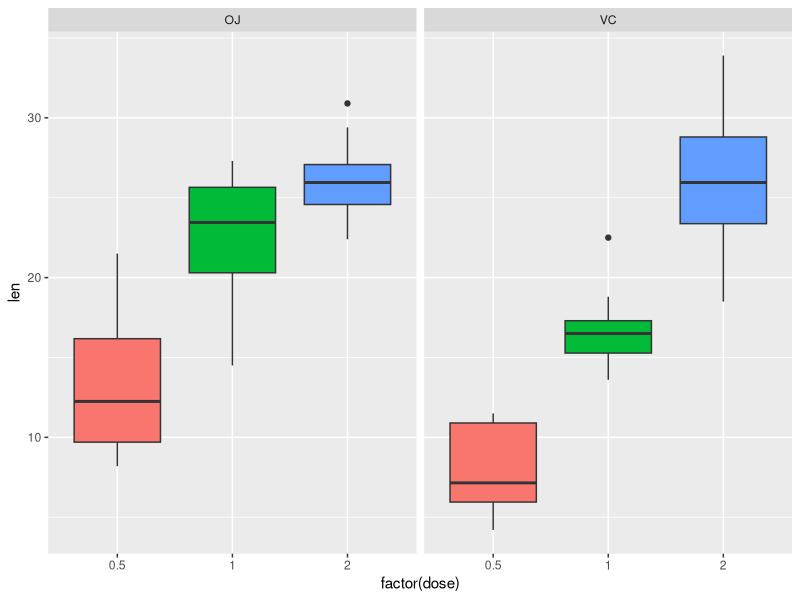
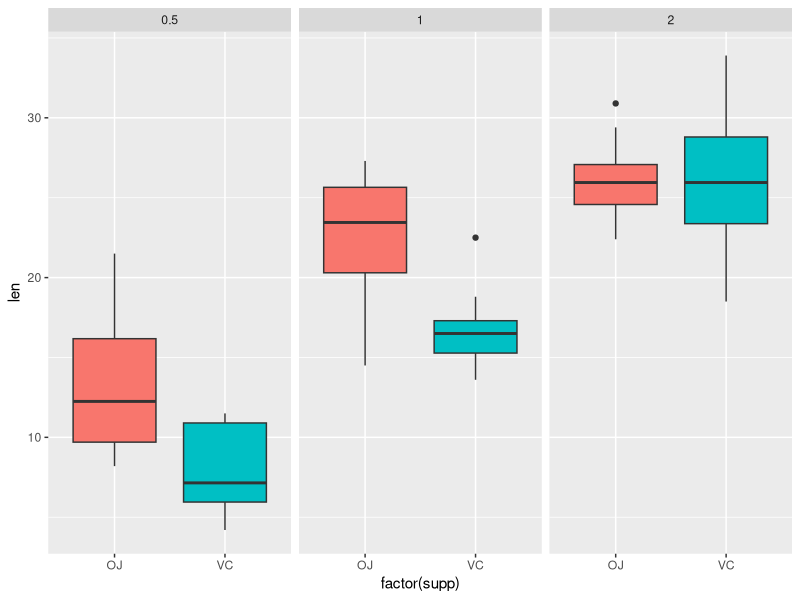

The R script that drew these images, in order: (Note: this script raises an error after producing the figures.)
#+++++++++++++++++++++++++++++++++++++++++++++++++++++++
## 0. Check enviroment
#++++++++++++++++++++++++++++++++++++++++++++++++++++++
#**********************************************************
# Function compruebaPackage 
# Check for a package, install it otherwise and load again
#**********************************************************
compruebaPackage <- function(x) {
  if (!require(x,character.only = TRUE)) {
    install.packages(x,dep=TRUE)
    if(!require(x,character.only = TRUE)) stop("Package not found")
  }
}

# Check for package "ggplot2" "
compruebaPackage("ggplot2")

# data(ToothGrowth)

summary(ToothGrowth)

dose <- ToothGrowth$dose
supp <- ToothGrowth$supp
len <- ToothGrowth$len

# Load the ToothGrowth data and perform some basic exploratory data analyses 
# Provide a basic summary of the data.
# Use confidence intervals and hypothesis tests to compare tooth growth by supp and dose. (Use the techniques from class even if there's other approaches worth considering)
# State your conclusions and the assumptions needed for your conclusions.
par(mfrow = c(1,2))

p1 <- ggplot(ToothGrowth, aes(x = factor(dose), y = len, fill = factor(dose))) 
p1 + geom_boxplot() + guides(fill=FALSE) + facet_grid(. ~ supp)

p2 <- ggplot(ToothGrowth, aes(x = factor(supp), y = len, fill = factor(supp))) 
p2 + geom_boxplot() + guides(fill=FALSE) + facet_grid(. ~ dose)

# calculate the mean and sd of each dosage and supplement
dosages_means <- aggregate(ToothGrowth$len, by = list(ToothGrowth$dose), FUN = mean)
dosages_sds <- aggregate(ToothGrowth$len, by = list(ToothGrowth$dose), FUN = sd)
  
Supplements_means <- aggregate(ToothGrowth$len, by = list(ToothGrowth$supp), FUN = mean)
Supplements_sds <- aggregate(ToothGrowth$len, by = list(ToothGrowth$supp), FUN = sd)

# split the data up by dosages
d0.5 <- subset(ToothGrowth, dose == 0.5)
d1.0 <- subset(ToothGrowth, dose == 1.0)
d2.0 <- subset(ToothGrowth, dose == 2.0)

# conduct a t test between supplements
test0.5 <- t.test(len ~ supp, paired = FALSE, var.equal = FALSE, data = d0.5)
test0.5$p.value; test0.5$conf

test1.0 <- t.test(len ~ supp, paired = FALSE, var.equal = FALSE, data = d1.0)
test1.0$p.value; test1.0$conf

test2.0 <- t.test(len ~ supp, paired = FALSE, var.equal = FALSE, data = d2.0)
test2.0$p.value; test2.0$conf



